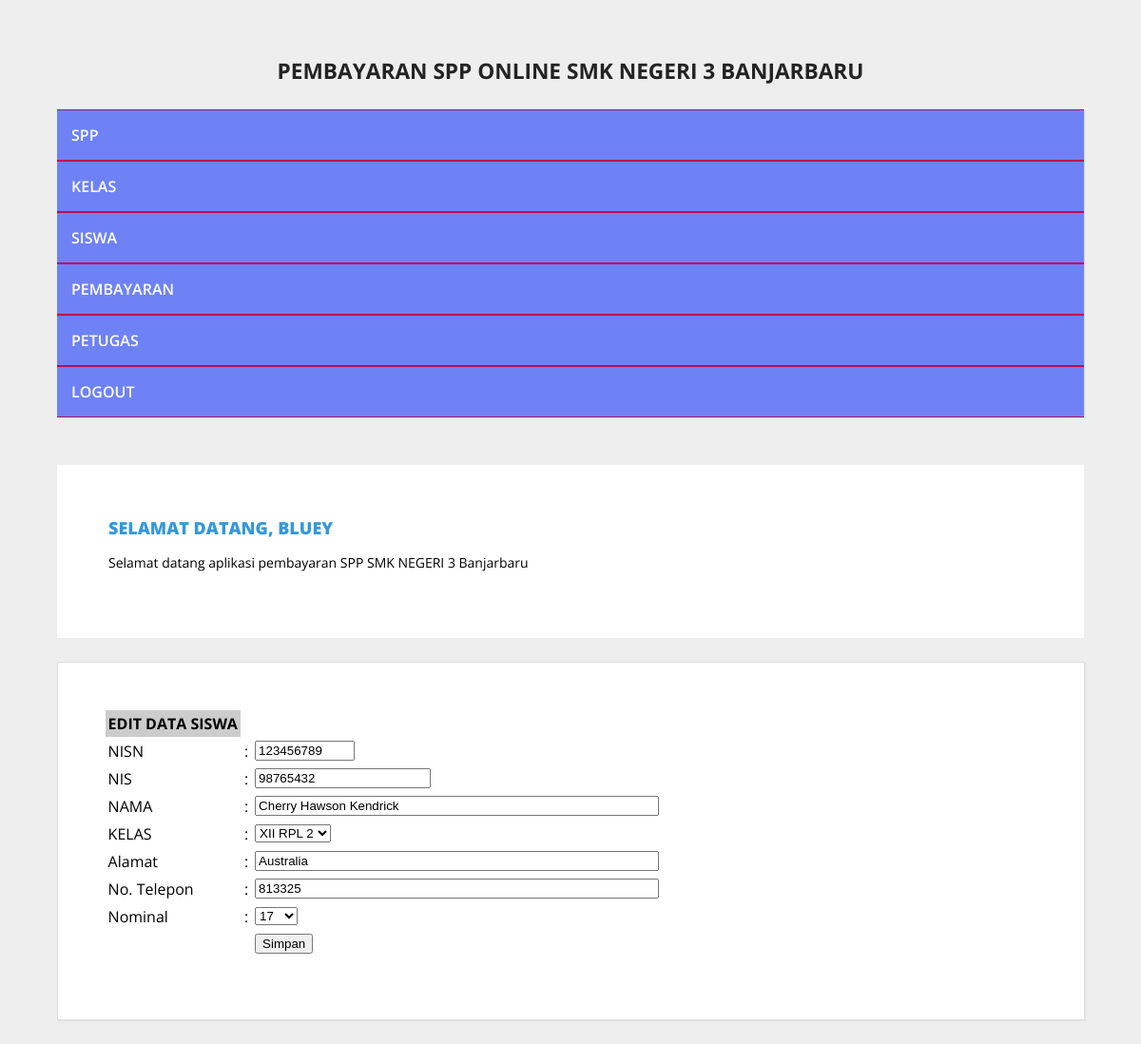
The app's page /admin/halaman_admin.php?open=edit_siswa&nisn=123456789 (signed in) with its own data.
### tables this page shows
CREATE TABLE `siswa` (
  `nisn` varchar(10) NOT NULL,
  `nis` varchar(8) NOT NULL,
  `nama` varchar(35) NOT NULL,
  `id_kelas` varchar(11) NOT NULL,
  `alamat` text NOT NULL,
  `no_telp` varchar(15) NOT NULL,
  `id_spp` varchar(5) NOT NULL
);

### admin/edit_siswa.php (the view, shortened to what this page needs)
<?php
include_once "../src/koneksi.php";
$nisn = $_GET['nisn'];
$sqlEdit = mysqli_query(
    $koneksi,
    "SELECT * FROM siswa WHERE nisn='$nisn'"
);
$data = mysqli_fetch_array($sqlEdit);
?>
<form action="?open=edit_siswa&nisn=<?php echo $nisn; ?>" method="post">
    <table cellspacing="1" cellpadding="3">
        <tr>
            <td bgcolor="#CCCCCC">
                <strong>EDIT DATA SISWA</strong>
            </td>
        </tr>
        <tr>
            <td>NISN</td>
            <td>:</td>
            <td>
                <input
                    name="nisn"
                    type="text"
                    size="10"
                    maxlength="10"
                    value="<?php echo $data['nisn']; ?>"
                    readonly
                />
            </td>
        </tr>
        <tr>
            <td>NIS</td>
            <td>:</td>
            <td>
                <input
                    name="nis"
                    type="text"
                    size="20"
                    maxlength="10"
                    value="<?php echo $data['nis']; ?>"
                />
            </td>
        </tr>
        <tr>
            <td>NAMA</td>
            <td>:</td>
            <td>
                <input
                    name="nama"
                    type="text"
                    size="50"
                    maxlength="50"
                    value="<?php echo $data['nama']; ?>"
                />
            </td>
        </tr>
        <tr>
            <td>KELAS</td>
            <td>:</td>
            <td>
                <select name="id_kelas">
                    <?php
                    $tampilkanKelas = mysqli_query(
                        $koneksi,
                        "SELECT * FROM kelas"
                    );
                    while ($bacaData = mysqli_fetch_array($tampilkanKelas)) {
                        $cek = "";
                        if ($bacaData['id_kelas'] == $data['id_kelas']) {
                            $cek = "selected";
                        }
                        echo "<option value='" . $bacaData['id_kelas'] . "' $cek>"
                            . $bacaData['nama_kelas']
                            . "</option>";
                    }
                    ?>
                </select>
            </td>
        </tr>
        <tr>
            <td>Alamat</td>
            <td>:</td>
            <td>
                <input
                    name="alamat"
                    type="text"
                    size="50"
                    maxlength="50"
                    value="<?php echo $data['alamat']; ?>"
                />
            </td>
        </tr>
        <tr>
            <td>No. Telepon</td>
            <td>:</td>
            <td>
                <input
                    name="no_telp"
                    type="text"
                    size="50"
                    maxlength="50"
                    value="<?php echo $data['no_telp']; ?>"
                />
            </td>
        </tr>
        <tr>
            <td>Nominal</td>
            <td>:</td>
            <td>
                <select name="id_spp">
                    <?php
                    $tampilkanSPP = mysqli_query(
                        $koneksi,
                        "SELECT * FROM spp"
                    );
                    while ($bacaData = mysqli_fetch_array($tampilkanSPP)) {
                        $cek = "";
                        if ($bacaData['id_spp'] == $data['id_spp']) {
                            $cek = "selected";
                        }
                        echo "<option value='" . $bacaData['id_spp'] . "' $cek>"
                            . $bacaData['nominal']
                            . "</option>";
                    }
                    ?>
                </select>
            </td>
        </tr>
        <tr>
            <td>&nbsp;</td>
            <td>&nbsp;</td>
            <td>
                <input
                    name="btnSimpan"
                    type="submit"
                    value="Simpan"
                />
            </td>
        </tr>
    </table>
</form>

### src/style.css (style rules this page uses)
body { background: #eeeeee; margin:0; font-family: 'Open Sans', sans-serif; }

### records on screen
siswa: nisn "123456789", nis "98765432", nama "Cherry Hawson Kendrick", alamat "Australia", no_telp "813325"

### other values on screen
$_SESSION['username'] "BLUEY"
form field id_kelas "XII RPL 2"
form field id_spp "17"
